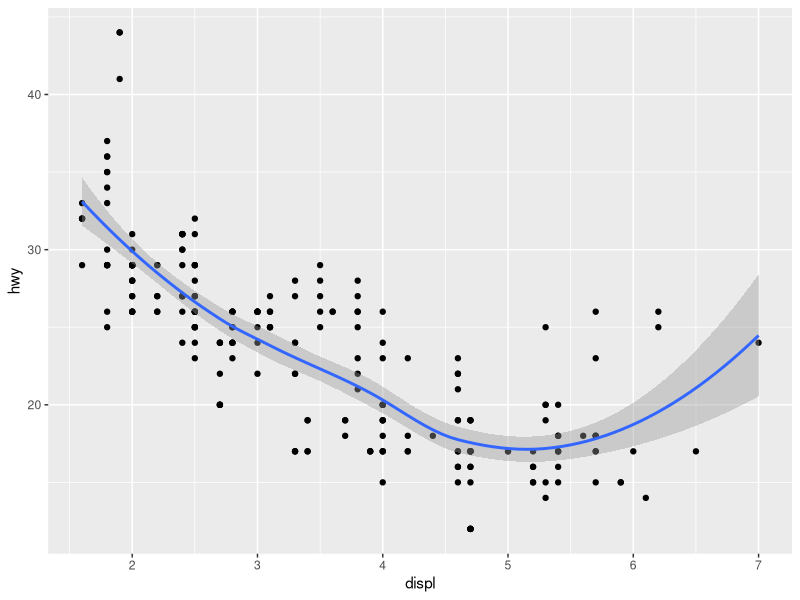
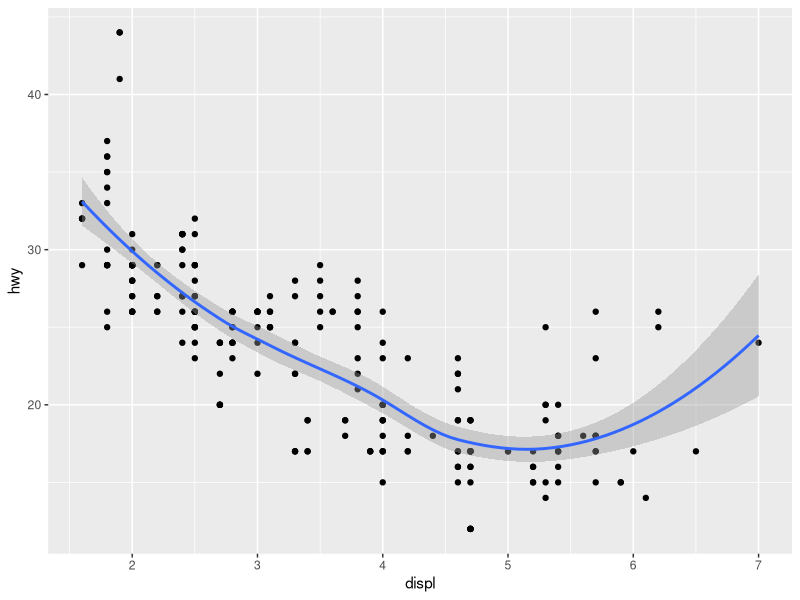
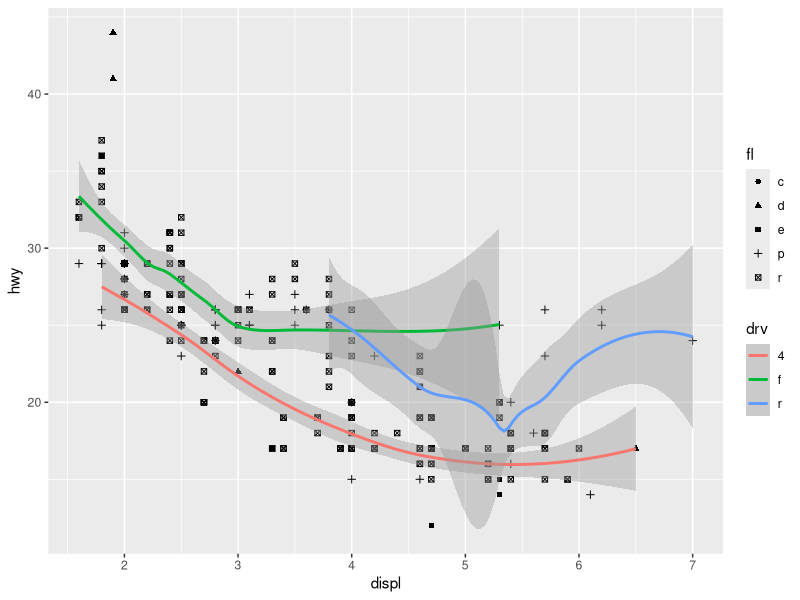
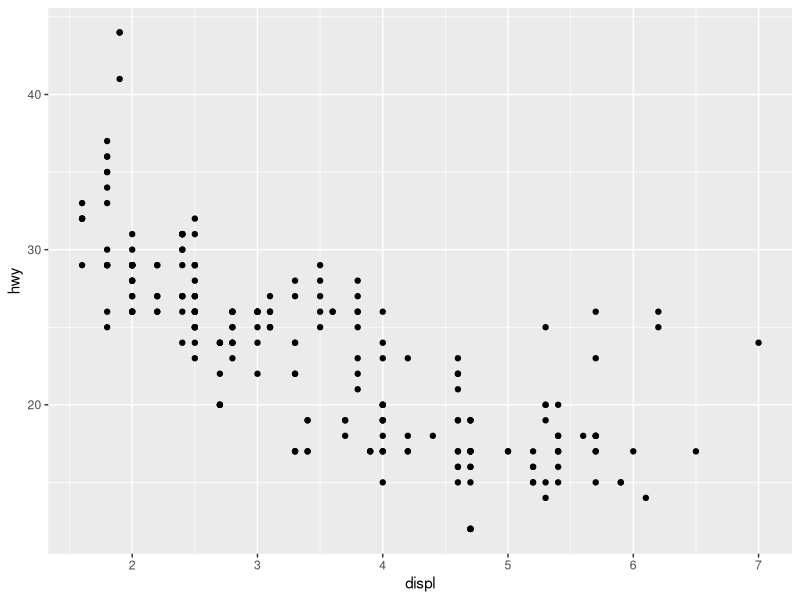
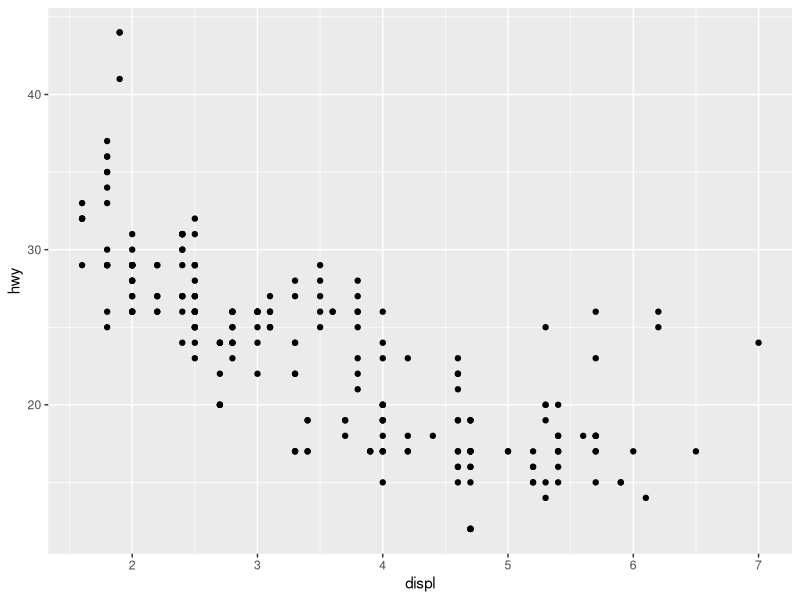
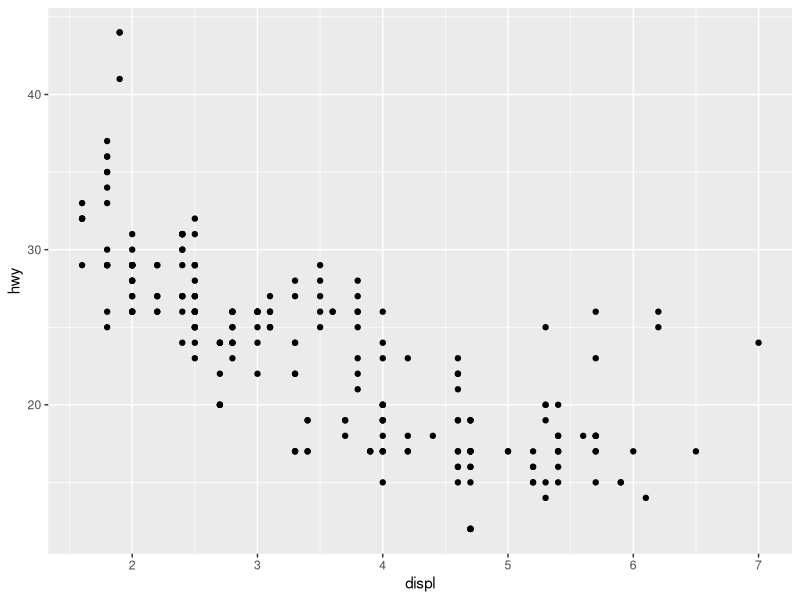
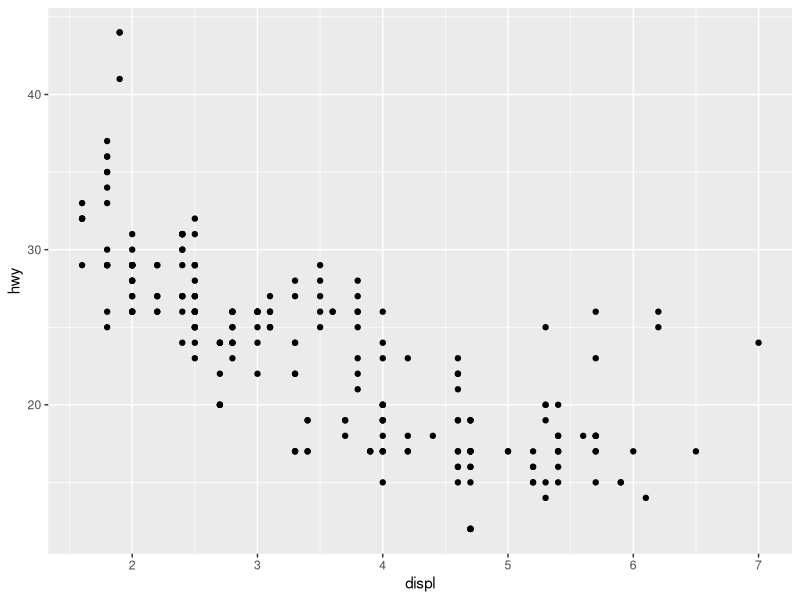
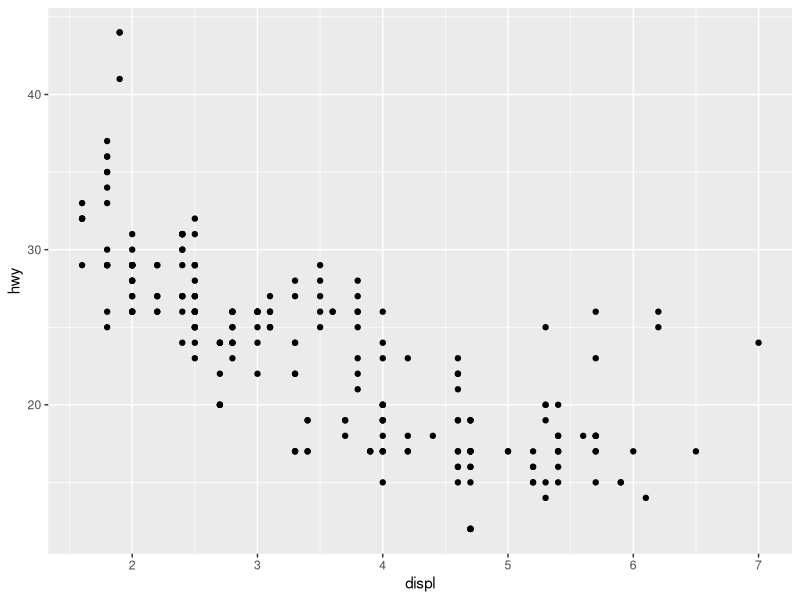

Source code (R) for these figures, in order:
## ---- chunk 1
library(tidyverse)
## ---- chunk 2
ggplot(data = mpg) + 
  geom_point(mapping = aes(x = displ, y = hwy)) +
  geom_smooth(mapping = aes(x = displ, y = hwy))
## ---- chunk 3
ggplot(data = mpg, mapping = aes(x = displ, y = hwy)) + 
  geom_point() +
  geom_smooth()
## ---- chunk 4
ggplot(data = mpg, mapping = aes(x = displ, y = hwy)) + 
  geom_point(mapping = aes(shape = fl)) +
  geom_smooth(mapping = aes(colour = drv))
## ---- chunk 5
ggplot(mapping = aes(x = displ, y = hwy)) + 
  geom_point(data = mpg)
## ---- chunk 6
ggplot(data = mpg, mapping = aes(x = displ, y = hwy)) + 
  geom_point()
## ---- chunk 7
ggplot(mapping = aes(x = displ, y = hwy), data = mpg) + 
  geom_point()
## ---- chunk 8
?ggplot
## ---- chunk 9
ggplot(mpg, aes(x = displ, y = hwy)) + 
  geom_point()
## ---- chunk 10
ggplot(mpg, aes(displ, hwy)) + 
  geom_point()
## ---- chunk 11
?aes
## ---- chunk 12
ggplot(data = mpg) +
  geom_point(mapping = aes(x = displ, y = hwy, size = cty))
## ---- chunk 13
ggplot(data = mpg) +
  geom_point(mapping = aes(x = displ, y = hwy), size = 5)
## ---- chunk 14
ggplot(data = mpg) +
  geom_point(mapping = aes(x = displ, y = hwy), size = 2, colour = 'pink')
## ---- chunk 15
ggplot(data = mpg) + 
  geom_point(mapping = aes(x = displ, y = hwy), shape = 24, colour = "blue", fill = "red") +
  geom_smooth(mapping = aes(x = displ, y = hwy))
## ---- chunk 16
ggplot(data = mpg) +
  geom_point(mapping = aes(x = displ, y = hwy, color = "blue"))
